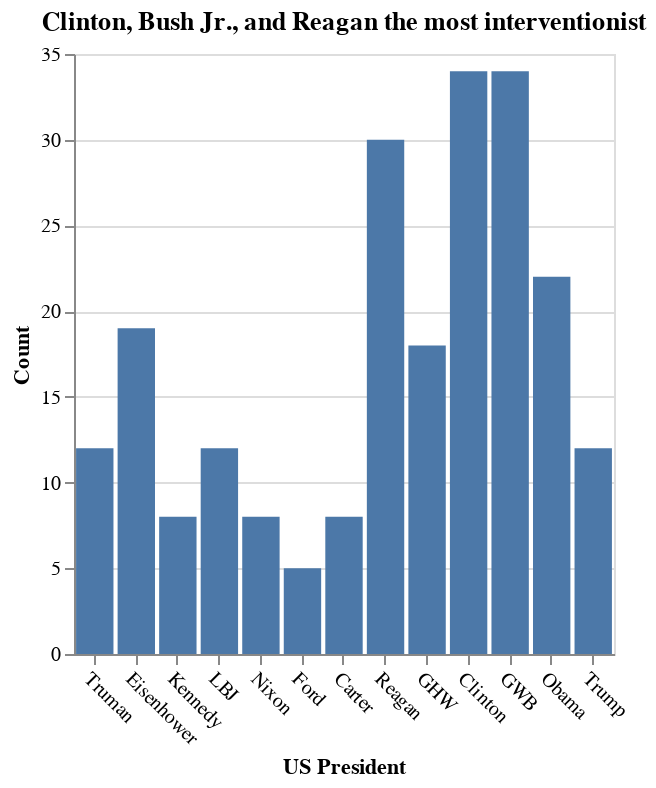

Notebook code for this chart:
### Code cell
# Which US President was the most interventionist
pres_df = df.groupby('PresName').size().reset_index(name='interv_count')

pres_order = [
    'Truman', 'Eisenhower', 'Kennedy',
    'LBJ', 'Nixon', 'Ford',
    'Carter', 'Reagan', 'GHW',
    'Clinton', 'GWB', 'Obama', 'Trump'
]

chart = alt.Chart(pres_df).mark_bar().encode(
    x=alt.X('PresName:N',
            axis=alt.Axis(
                title='US President',
                labelAngle=45,
            ), sort = pres_order),
    y=alt.Y('interv_count:Q', axis=alt.Axis(title='Count')),
).properties(
    title='Clinton, Bush Jr., and Reagan the most interventionist',
    width=270  # Set the width of the chart to 270 pixels
)

chart

### Figure 1 — Vega-Lite specification as saved in the notebook (floating-point values rounded to 4 significant figures)
{"config": {"view": {"continuousWidth": 300, "continuousHeight": 300}}, "data": {"name": "data-331a659e6819f037ef3a75810b11af1c"}, "mark": {"type": "bar"}, "encoding": {"x": {"axis": {"labelAngle": 45, "title": "US President"}, "field": "PresName", "sort": ["Truman", "Eisenhower", "Kennedy", "LBJ", "Nixon", "Ford", "Carter", "Reagan", "GHW", "Clinton", "GWB", "Obama", "Trump"], "type": "nominal"}, "y": {"axis": {"title": "Count"}, "field": "interv_count", "type": "quantitative"}}, "title": "Clinton, Bush Jr., and Reagan the most interventionist", "width": 270, "$schema": "https://vega.github.io/schema/vega-lite/v5.17.0.json", "datasets": {"data-331a659e6819f037ef3a75810b11af1c": [{"PresName": "Carter", "interv_count": 8}, {"PresName": "Clinton", "interv_count": 34}, {"PresName": "Eisenhower", "interv_count": 19}, {"PresName": "Ford", "interv_count": 5}, {"PresName": "GHW", "interv_count": 18}, {"PresName": "GWB", "interv_count": 34}, {"PresName": "Kennedy", "interv_count": 8}, {"PresName": "LBJ", "interv_count": 12}, {"PresName": "Nixon", "interv_count": 8}, {"PresName": "Obama", "interv_count": 22}, {"PresName": "Reagan", "interv_count": 30}, {"PresName": "Truman", "interv_count": 12}, {"PresName": "Trump", "interv_count": 12}]}}
